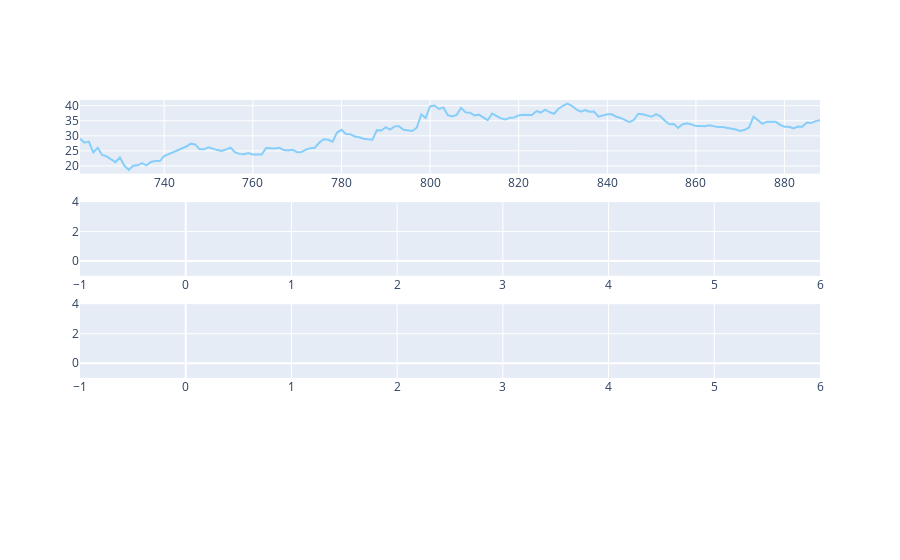

The code cell stored with this chart in its notebook:
### Code cell
test_vals = temp.index[y_len:]
fig = make_subplots(rows=4, cols=1)
fig.add_trace(go.Scatter(x=temp.index, y=df.Close,
                         name='Truth',
                         marker_color='LightSkyBlue'), row=1, col=1)


fig.add_trace(go.Scatter(x=test_vals,
                         y=y_pred,
                         name='Prediction',
                         marker_color='MediumPurple'), row=1, col=1)


fig.add_trace(go.Scatter(x=test_vals,
                         y=y_pred,
                         name='Prediction',
                         marker_color='MediumPurple'), row=2, col=1)


fig.add_trace(go.Scatter(x=test_vals,
                         y=y_test,
                         name='Truth',
                         marker_color='LightSkyBlue',
                         showlegend=False), row=3, col=1)

# )


fig.show()

### Figure 1 — Plotly figure (JSON) as saved in the notebook; plotly's stock layout.template omitted (floating-point values rounded to 4 significant figures; data arrays with more than 128 entries replaced by an {"elided": "..."} marker saying what was removed)
{"data": [{"marker": {"color": "LightSkyBlue"}, "name": "Truth", "type": "scatter", "x": {"elided": "168 int values"}, "xaxis": "x", "y": {"elided": "836 float values"}, "yaxis": "y"}, {"marker": {"color": "MediumPurple"}, "name": "Prediction", "type": "scatter", "x": [], "xaxis": "x", "y": {"elided": "168 float values"}, "yaxis": "y"}, {"marker": {"color": "MediumPurple"}, "name": "Prediction", "type": "scatter", "x": [], "xaxis": "x2", "y": {"elided": "168 float values"}, "yaxis": "y2"}, {"marker": {"color": "LightSkyBlue"}, "name": "Truth", "showlegend": false, "type": "scatter", "x": [], "xaxis": "x3", "y": {"elided": "168 float values"}, "yaxis": "y3"}], "layout": {"xaxis": {"anchor": "y", "domain": [0, 1]}, "xaxis2": {"anchor": "y2", "domain": [0, 1]}, "xaxis3": {"anchor": "y3", "domain": [0, 1]}, "xaxis4": {"anchor": "y4", "domain": [0, 1]}, "yaxis": {"anchor": "x", "domain": [0.8063, 1]}, "yaxis2": {"anchor": "x2", "domain": [0.5375, 0.7312]}, "yaxis3": {"anchor": "x3", "domain": [0.2687, 0.4625]}, "yaxis4": {"anchor": "x4", "domain": [0, 0.1938]}}}
